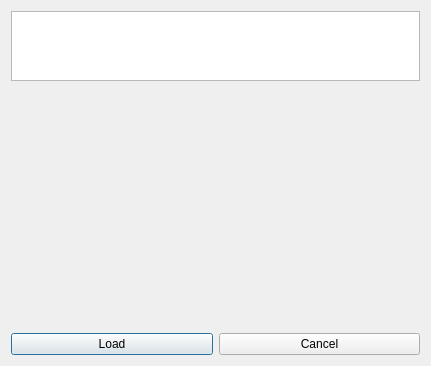
<?xml version="1.0" encoding="UTF-8"?>
<ui version="4.0">
 <class>LoadExampleDialog</class>
 <widget class="QDialog" name="LoadExampleDialog">
  <property name="geometry">
   <rect>
    <x>0</x>
    <y>0</y>
    <width>431</width>
    <height>366</height>
   </rect>
  </property>
  <property name="windowTitle">
   <string>Dialog</string>
  </property>
  <layout class="QGridLayout" name="gridLayout" rowstretch="1,5,0">
   <item row="2" column="0">
    <widget class="QPushButton" name="buttonLoad">
     <property name="text">
      <string>Load</string>
     </property>
    </widget>
   </item>
   <item row="1" column="0" colspan="2">
    <widget class="FluidFlowView" name="viewWidget" native="true"/>
   </item>
   <item row="2" column="1">
    <widget class="QPushButton" name="buttonCancel">
     <property name="text">
      <string>Cancel</string>
     </property>
    </widget>
   </item>
   <item row="0" column="0" colspan="2">
    <widget class="QListWidget" name="examplesListView"/>
   </item>
  </layout>
 </widget>
 <customwidgets>
  <customwidget>
   <class>FluidFlowView</class>
   <extends>QWidget</extends>
   <header>FluidFlowView.hpp</header>
   <container>1</container>
  </customwidget>
 </customwidgets>
 <resources/>
 <connections/>
</ui>
